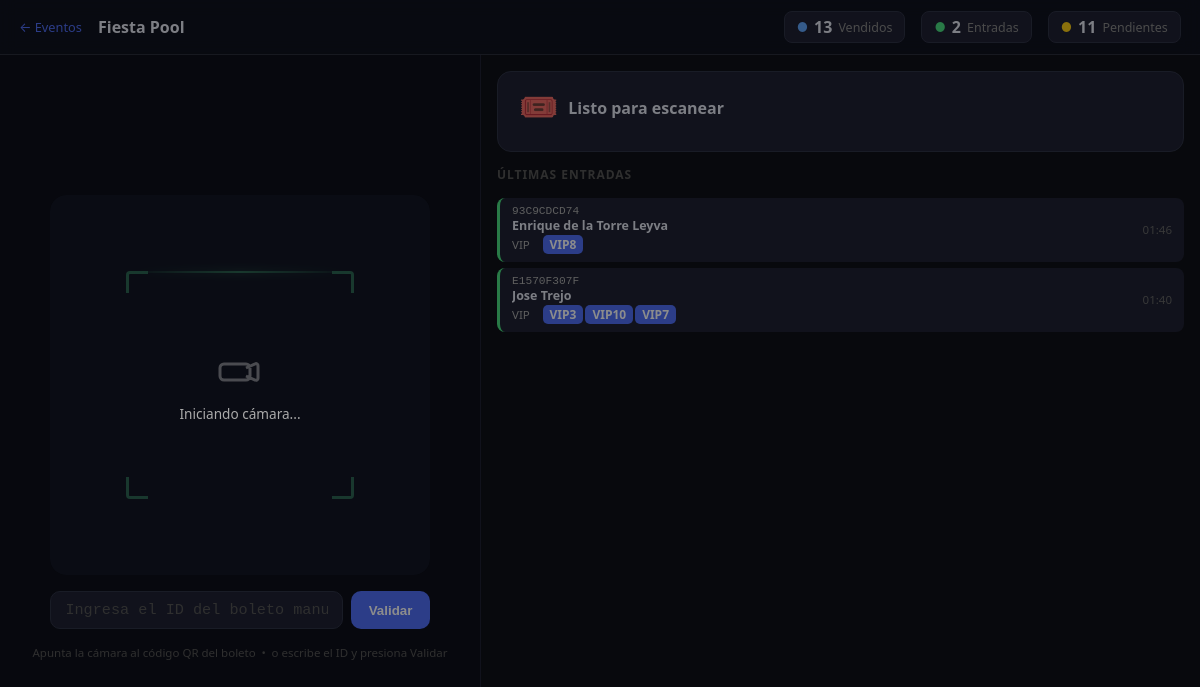
Page /scanner/2/ (signed in) on the committed database.
### evente/models.py (models this page shows, shortened)
class Event(models.Model):
    name = models.CharField(max_length=200, verbose_name='Nombre')
    description = models.TextField(blank=True, verbose_name='Descripción')
    date = models.DateTimeField(verbose_name='Fecha y hora')
    venue = models.CharField(max_length=200, verbose_name='Lugar')
    total_capacity = models.PositiveIntegerField(verbose_name='Capacidad total')
    is_active = models.BooleanField(default=True, verbose_name='Activo')
    created_at = models.DateTimeField(auto_now_add=True)
    class Meta:
        verbose_name = 'Evento'
        verbose_name_plural = 'Eventos'
        ordering = ['-date']

class TicketType(models.Model):
    event = models.ForeignKey(
        Event, related_name='ticket_types', on_delete=models.CASCADE, verbose_name='Evento'
    )
    name = models.CharField(max_length=100, verbose_name='Tipo')
    price = models.DecimalField(max_digits=10, decimal_places=2, verbose_name='Precio')
    quantity = models.PositiveIntegerField(verbose_name='Cantidad total')
    sold_quantity = models.PositiveIntegerField(default=0, verbose_name='Vendidos')
    has_numbered_seats = models.BooleanField(
        default=False, verbose_name='Asientos numerados',
        help_text='Activa si los boletos de este tipo tienen número de asiento asignado.'
    )
    seat_prefix = models.CharField(
        max_length=10, blank=True, default='', verbose_name='Prefijo de asiento',
        help_text='Prefijo para los asientos (ej: "A-", "VIP-"). Se numeran del 1 al total.'
    )
    class Meta:
        verbose_name = 'Tipo de Boleto'
        verbose_name_plural = 'Tipos de Boleto'

### entry_scanner/models.py (models this page shows, shortened)
class TicketEntry(models.Model):
    ticket = models.ForeignKey(
        'point_of_sale.Ticket',
        on_delete=models.PROTECT,
        related_name='entries',
        verbose_name='Boleto',
    )
    entered_at = models.DateTimeField(auto_now_add=True, verbose_name='Hora de entrada')
    class Meta:
        verbose_name = 'Registro de Entrada'
        verbose_name_plural = 'Registros de Entradas'
        ordering = ['-entered_at']

### point_of_sale/models.py (models this page shows, shortened)
class Ticket(models.Model):
    sale = models.ForeignKey(
        Sale, related_name='tickets', on_delete=models.CASCADE, verbose_name='Venta'
    )
    ticket_type = models.ForeignKey(
        'evente.TicketType', on_delete=models.PROTECT,
        related_name='sold_tickets', verbose_name='Tipo de boleto'
    )
    quantity = models.PositiveIntegerField(default=1, verbose_name='Cantidad')
    unit_price = models.DecimalField(max_digits=10, decimal_places=2, verbose_name='Precio unitario')
    ticket_number = models.CharField(
        max_length=20, unique=True, default=_generate_ticket_number, verbose_name='Número de boleto'
    )
    seat_numbers = models.JSONField(
        default=list, blank=True, verbose_name='Asientos',
        help_text='Lista de asientos asignados (para tipos con asientos numerados).'
    )
    class Meta:
        verbose_name = 'Boleto'
        verbose_name_plural = 'Boletos'

class Sale(models.Model):
    event = models.ForeignKey(
        'evente.Event', on_delete=models.PROTECT, related_name='sales', verbose_name='Evento'
    )
    sale_date = models.DateTimeField(auto_now_add=True, verbose_name='Fecha de venta')
    total_amount = models.DecimalField(max_digits=10, decimal_places=2, verbose_name='Total')
    buyer_name = models.CharField(max_length=200, verbose_name='Nombre del comprador')
    buyer_email = models.EmailField(blank=True, verbose_name='Correo electrónico')
    buyer_phone = models.CharField(max_length=20, blank=True, verbose_name='Teléfono')
    class Meta:
        verbose_name = 'Venta'
        verbose_name_plural = 'Ventas'
        ordering = ['-sale_date']

### entry_scanner/views.py (the view)
# urls.py: path('<int:event_id>/', views.scanner_view, name='scan'),
@login_required
def scanner_view(request, event_id):
    event = get_object_or_404(Event, pk=event_id, is_active=True)
    sold = sum(tt.sold_quantity for tt in event.ticket_types.all())
    entries = TicketEntry.objects.filter(ticket__sale__event=event).count()
    recent = (
        TicketEntry.objects
        .filter(ticket__sale__event=event)
        .select_related('ticket__sale', 'ticket__ticket_type')
        .order_by('-entered_at')[:30]
    )
    return render(request, 'entry_scanner/scanner.html', {
        'event': event,
        'sold': sold,
        'entries': entries,
        'pending': sold - entries,
        'entry_pct': round((entries / sold * 100), 1) if sold else 0,
        'recent': recent,
    })

### entry_scanner/templates/entry_scanner/scanner.html (shortened to what this page needs)
<!DOCTYPE html>
<html lang="es">
<head>
</head>
<body>
<div class="topbar">
  <a href="{% url 'scanner:index' %}" class="back-link">
    ← Eventos
  </a>
  <span class="event-name" style="flex:1;">{{ event.name }}</span>
  <div class="stat-chip">
    <span style="color:#60a5fa;">●</span>
    <span class="n" id="stat-sold">{{ sold }}</span>
    <span style="color:#888;">Vendidos</span>
  </div>
  <div class="stat-chip">
    <span style="color:#4ade80;">●</span>
    <span class="n" id="stat-entries">{{ entries }}</span>
    <span style="color:#888;">Entradas</span>
  </div>
  <div class="stat-chip">
    <span style="color:#facc15;">●</span>
    <span class="n" id="stat-pending">{{ pending }}</span>
    <span style="color:#888;">Pendientes</span>
  </div>
</div>
<div class="main">
  <div class="cam-panel">
    <div class="cam-wrap" id="cam-wrap">
      <video id="scanner-video" playsinline autoplay muted></video>
      <div class="cam-overlay">
        <div class="scan-frame" id="scan-frame">
          <div class="corner tl"></div>
          <div class="corner tr"></div>
          <div class="corner bl"></div>
          <div class="corner br"></div>
          <div class="scan-line" id="scan-line"></div>
        </div>
      </div>
      <div class="cam-status" id="cam-status">
        <svg width="48" height="48" fill="none" stroke="currentColor" stroke-width="1.5" viewBox="0 0 24 24">
          <path d="M15 10l4.553-2.069A1 1 0 0121 8.883v6.234a1 1 0 01-1.447.894L15 14M4 8h11a2 2 0 012 2v4a2 2 0 01-2 2H4a2 2 0 01-2-2v-4a2 2 0 012-2z"/>
        </svg>
        <span id="cam-status-msg">Iniciando cámara...</span>
      </div>
    </div>
    <div class="manual-row">
      <input type="text" id="manual-input" placeholder="Ingresa el ID del boleto manualmente" maxlength="20">
      <button class="btn-validate" id="manual-btn" onclick="triggerManual()">Validar</button>
    </div>
    <p class="hint-text">Apunta la cámara al código QR del boleto&ensp;•&ensp;o escribe el ID y presiona Validar</p>
  </div>
  <div class="info-panel">
    <div class="result-card" id="result-card">
      <div style="display:flex;align-items:center;gap:.6rem;">
        <span class="result-icon" id="result-icon">🎟️</span>
        <span class="result-msg" id="result-msg">Listo para escanear</span>
      </div>
    </div>
    <div class="log-header">Últimas entradas</div>
    <div class="log-list" id="log-list">
      {% for entry in recent %}
      <div class="log-item">
        <div>
          <div class="log-num">{{ entry.ticket.ticket_number }}</div>
          <div class="log-name">{{ entry.ticket.sale.buyer_name }}</div>
          <div class="log-type">{{ entry.ticket.ticket_type.name }}
            {% if entry.ticket.seat_numbers %}
              {% for s in entry.ticket.seat_numbers %}<span class="seat-tag">{{ s }}</span>{% endfor %}
            {% endif %}
          </div>
        </div>
        <div class="log-time">{{ entry.entered_at|date:"H:i" }}</div>
      </div>
      {% empty %}
      <div class="log-empty">Aún no hay entradas registradas para este evento.</div>
      {% endfor %}
    </div>
  </div>
</div>
</body>
</html>

### rows in the picture
Event: name "Fiesta Pool"
TicketEntry: ticket.ticket_number "93C9CDCD74", ticket.sale.buyer_name "Enrique de la Torre Leyva", ticket.ticket_type.name "VIP", seat_numbers "VIP8", entered_at "01:46"
TicketEntry: ticket.ticket_number "E1570F307F", ticket.sale.buyer_name "Jose Trejo", ticket.ticket_type.name "VIP", seat_numbers "VIP3" "VIP10" "VIP7", entered_at "01:40"

### other values in the picture
{{ sold }} "13"
{{ entries }} "2"
{{ pending }} "11"
